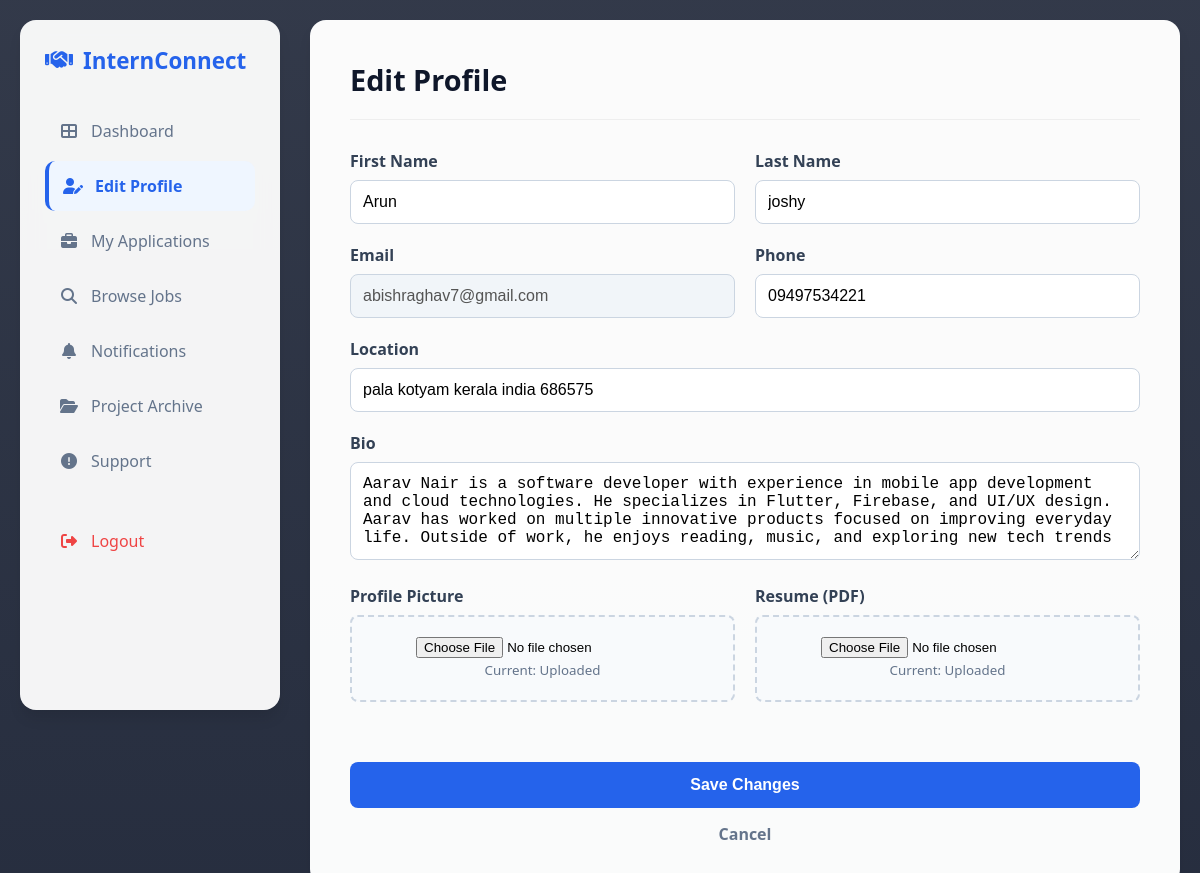
The page /user/edit/ (signed in) on the database its author committed.
### myapp/models.py (models this page shows, shortened)
class Register(models.Model):
    name = models.CharField(max_length=100)
    last_name = models.CharField(max_length=100)
    email = models.EmailField(unique=True)
    password = models.CharField(max_length=100)
    university = models.CharField(max_length=100)
    major = models.CharField(max_length=100)
    phone = models.CharField(max_length=15, blank=True, null=True)
    location = models.CharField(max_length=100, blank=True, null=True)
    date_of_birth = models.DateField(blank=True, null=True)
    degree = models.CharField(max_length=100)
    graduation_year = models.CharField(max_length=100)
    GPA = models.CharField(max_length=100)
    Upload_Resume = models.FileField(upload_to='resumes/', blank=True, null=True)
    Bio = models.TextField(max_length=500)
    profile_picture = models.ImageField(upload_to='profile_pics/', null=True, blank=True)
    rights = models.CharField(max_length=100, default='User')

### myapp/views.py (the view, shortened to what this page needs)
# urls.py: path('user/edit/', views.user_edit, name='user_edit'),
def user_edit(request):
    if 'uid' not in request.session: return redirect('login')
    student = Register.objects.get(id=request.session['uid'])
    return render(request, 'user/useredit.html', {'reg': student})

### myapp/templates/user/useredit.html (shortened to what this page needs)
<!DOCTYPE html>
<html lang="en">
<head>
    <link rel="stylesheet" href="https://cdnjs.cloudflare.com/ajax/libs/font-awesome/6.4.0/css/all.min.css">
</head>
<body>
    <div class="container">
        <div class="sidebar">
            <div class="brand"><i class="fas fa-handshake"></i> InternConnect</div>
            <a href="{% url 'user_dashboard' %}" class="menu-item"><i class="fas fa-th-large"></i> Dashboard</a>
            <a href="#" class="menu-item active"><i class="fas fa-user-edit"></i> Edit Profile</a>
            <a href="{% url 'my_applications' %}" class="menu-item"><i class="fas fa-briefcase"></i> My Applications</a>
            <a href="{% url 'browse_internships' %}" class="menu-item"><i class="fas fa-search"></i> Browse Jobs</a>
            <a href="{% url 'my_notifications' %}" class="menu-item"><i class="fas fa-bell"></i> Notifications</a>
            <a href="{% url 'project_archive' %}" class="menu-item"><i class="fas fa-folder-open"></i> Project Archive</a>
            <a href="{% url 'file_complaint' %}" class="menu-item"><i class="fas fa-exclamation-circle"></i> Support</a>
            <a href="{% url 'logout' %}" class="menu-item" style="color: #ef4444; margin-top: 30px;"><i class="fas fa-sign-out-alt"></i> Logout</a>
        </div>
        <div class="card">
            <h2>Edit Profile</h2>
            <form method="POST" enctype="multipart/form-data">
                <div class="row">
                    <div class="form-group"><label>First Name</label><input type="text" name="firstName" value="{{ reg.name }}" required></div>
                    <div class="form-group"><label>Last Name</label><input type="text" name="lastName" value="{{ reg.last_name }}" required></div>
                </div>
                <div class="row">
                    <div class="form-group"><label>Email</label><input type="email" value="{{ reg.email }}" disabled style="background:#f1f5f9;"></div>
                    <div class="form-group"><label>Phone</label><input type="text" name="phone" value="{{ reg.phone|default:'' }}"></div>
                </div>
                <div class="form-group"><label>Location</label><input type="text" name="location" value="{{ reg.location|default:'' }}"></div>
                <div class="form-group"><label>Bio</label><textarea name="bio" rows="4">{{ reg.Bio|default:'' }}</textarea></div>
                <div class="row">
                    <div class="form-group">
                        <label>Profile Picture</label>
                        <div class="file-upload-box">
                            <input type="file" name="profile_picture" accept="image/*">
                            <small style="color:#64748b">Current: {% if reg.profile_picture %}Uploaded{% else %}None{% endif %}</small>
                        </div>
                    </div>
                    <div class="form-group">
                        <label>Resume (PDF)</label>
                        <div class="file-upload-box">
                            <input type="file" name="resume" accept=".pdf,.doc,.docx">
                            <small style="color:#64748b">Current: {% if reg.Upload_Resume %}Uploaded{% else %}None{% endif %}</small>
                        </div>
                    </div>
                </div>
                <button type="submit" class="btn-save">Save Changes</button>
                <a href="{% url 'user_dashboard' %}" class="btn-cancel">Cancel</a>
            </form>
        </div>
    </div>
</body>
</html>

### myapp/templates/user/useredit.html (style rules this page uses)
:root { --primary: #0f172a; --accent: #2563eb; --light: #f1f5f9; --shadow: 0 10px 15px -3px rgba(0,0,0,0.1); }
body { font-family: 'Segoe UI', sans-serif; margin: 0; padding: 20px; background: linear-gradient(rgba(15, 23, 42, 0.85), rgba(15, 23, 42, 0.9)), url('https://images.unsplash.com/photo-1497215728101-856f4ea42174?ixlib=rb-1.2.1&auto=format&fit=crop&w=1950&q=80'); background-size: cover; background-position: center; background-attachment: fixed; min-height: 100vh; }
.container { max-width: 1200px; margin: 0 auto; display: grid; grid-template-columns: 260px 1fr; gap: 30px; }
.sidebar { background: rgba(255, 255, 255, 0.95); backdrop-filter: blur(10px); border-radius: 16px; padding: 25px; height: fit-content; min-height: 80vh; box-shadow: var(--shadow); position: sticky; top: 20px; animation: slideUp 0.5s ease-out; }
.brand { font-size: 1.4rem; font-weight: 700; color: var(--accent); margin-bottom: 30px; display: flex; align-items: center; gap: 10px; }
.menu-item { display: flex; align-items: center; gap: 12px; padding: 14px; color: #64748b; text-decoration: none; border-radius: 10px; margin-bottom: 5px; font-weight: 500; transition: 0.3s; }
.menu-item.active { background: #eff6ff; color: var(--accent); font-weight: 600; border-left: 4px solid var(--accent); }
.menu-item i { width: 20px; text-align: center; }
.card { background: rgba(255, 255, 255, 0.98); border-radius: 16px; padding: 40px; box-shadow: var(--shadow); animation: slideUp 0.7s ease-out; }
h2 { margin-top: 0; color: var(--primary); border-bottom: 1px solid #eee; padding-bottom: 20px; margin-bottom: 30px; font-size: 1.8rem; }
.form-group { margin-bottom: 20px; }
label { display: block; margin-bottom: 8px; font-weight: 600; color: #334155; }
input[type="text"], input[type="email"], textarea { width: 100%; padding: 12px; border: 1px solid #cbd5e1; border-radius: 8px; box-sizing: border-box; font-size: 1rem; transition: 0.3s; }
.file-upload-box { border: 2px dashed #cbd5e1; padding: 20px; border-radius: 8px; background: #f8fafc; text-align: center; margin-bottom: 20px; }
.file-upload-box input { display: block; margin: 0 auto; }
.row { display: grid; grid-template-columns: 1fr 1fr; gap: 20px; }
.btn-save { width: 100%; padding: 14px; background: var(--accent); color: white; border: none; border-radius: 8px; font-weight: bold; cursor: pointer; font-size: 1rem; margin-top: 20px; }
.btn-cancel { display: block; text-align: center; margin-top: 15px; color: #64748b; text-decoration: none; font-weight: 600; }

### rows shown on the page
Register: firstName "Arun", lastName "joshy", email "abishraghav7@gmail.com", phone "09497534221", location "pala kotyam kerala india 686575", bio "Aarav Nair is a software developer with experience in mobile app development and cloud technologies. He specializes in Flutter, Firebase, and UI/UX design. Aarav has worked on multiple innovative products focused on improving everyday life. Outside of work, he enjoys reading, music, and exploring new tech trends"
